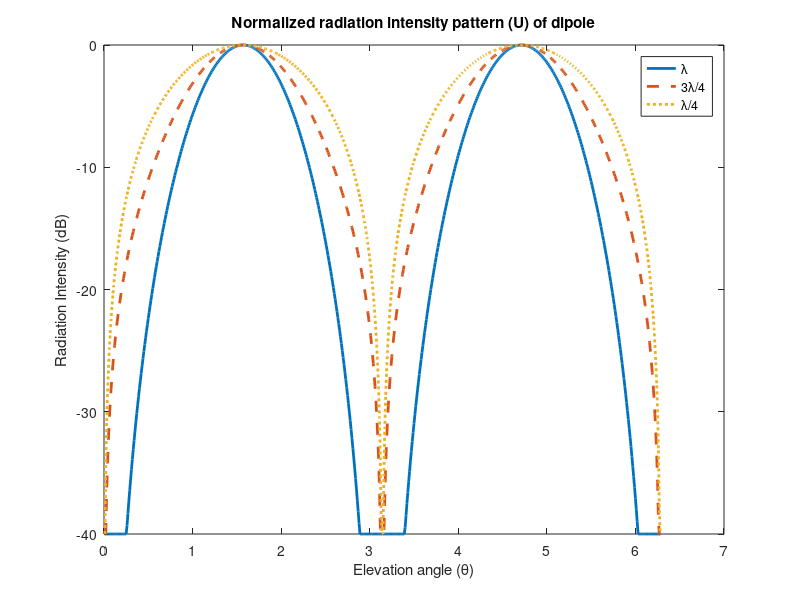
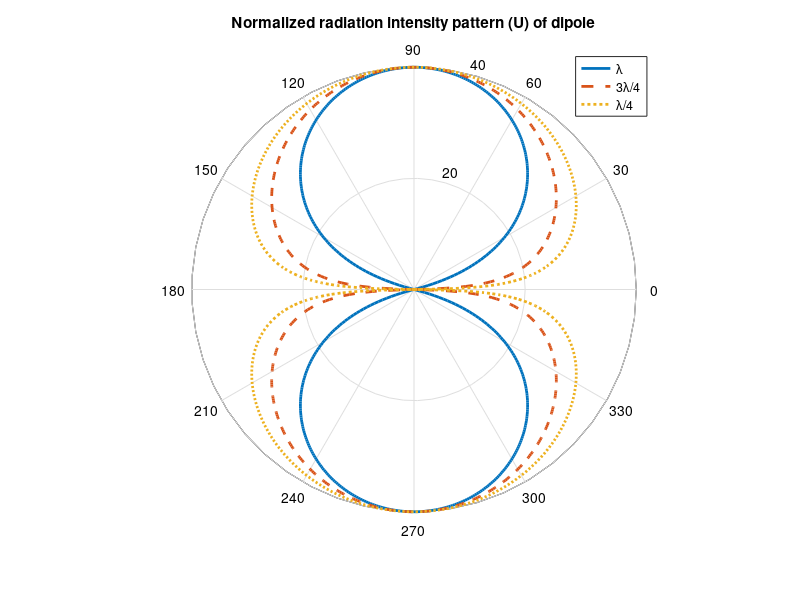

The MATLAB script that drew these images, in order:
%% Radiation Pattern of Dipole Antennas of Varying Lengths
% Compares the radiation intensity of dipoles of length λ, 0.75λ, and 0.25λ

set(0, 'defaultLineLineWidth', 2);  % Set default line width for all plots

d = [1, 0.75, 0.25];                % Dipole lengths in terms of wavelength λ
str_vec = {'-', '--', ':'};        % Line styles for each dipole

for i = 1:length(d)
    kd(i) = 2*pi*d(i);              % kd = k * dipole_length (k = 2π/λ)
    theta = 0:0.01:2*pi;            % Theta (elevation angle) from 0 to 2π radians
    
    % Radiation pattern formula for sinusoidal current dipole
    elm_patt = (cos(kd(i)/2 .* cos(theta)) - cos(kd(i)/2)) ./ sin(theta);
    
    U = elm_patt.^2;                % Radiation intensity is proportional to E²
    U_dB = 10*log10(U);             % Convert to dB scale
    U_dB = U_dB - max(U_dB);        % Normalize (max = 0 dB)
    U_dB(U_dB < -40) = -40;         % Limit minimum to -40 dB for display clarity

    % --- Cartesian plot ---
    figure(1)
    plot(theta, U_dB, str_vec{i});
    hold on

    % --- Polar plot ---
    figure(2)
    % Add 40 dB offset because polar() can’t show negative values
    polar(theta, U_dB + 40, str_vec{i});
    hold on
end

% Finalizing Cartesian plot
figure(1)
title('Normalized radiation intensity pattern (U) of dipole')
legend('\lambda', '3\lambda/4', '\lambda/4')
xlabel('Elevation angle (\theta)'); ylabel('Radiation Intensity (dB)')
hold off

% Finalizing Polar plot
figure(2)
title('Normalized radiation intensity pattern (U) of dipole')
legend('\lambda', '3\lambda/4', '\lambda/4')
hold off
